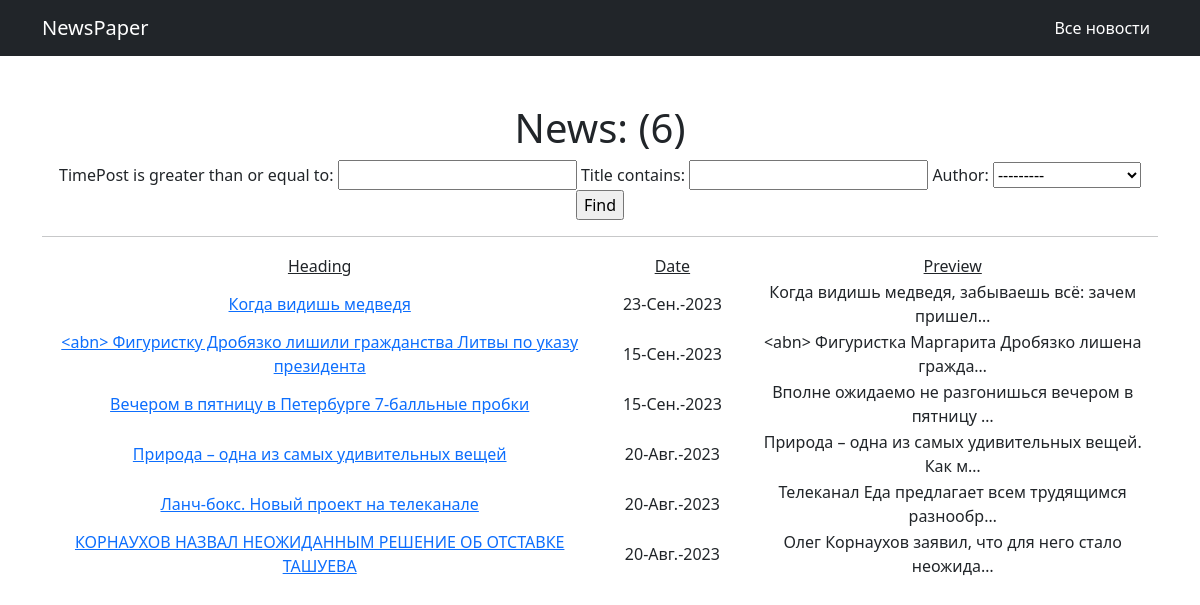
/news/search, run on the app's committed database.
### news/models.py (models this page shows, shortened)
class Post(models.Model):
    NEWS = 'NW'
    ARTICLE = 'AR'
    TYPE_CHOICES = (
        (NEWS, 'Новость'),
        (ARTICLE, 'Статья')
    )
    type = models.CharField(max_length = 2, choices = TYPE_CHOICES, default = NEWS)
    timePost = models.DateTimeField(auto_now_add=True)
    title = models.CharField(max_length = 255)
    textPost = models.TextField()
    ratingPost = models.IntegerField(default=0)
    author = models.ForeignKey(Author, on_delete=models.CASCADE)
    category = models.ManyToManyField(Category, through='PostCategory')

### news/views.py (the view, shortened to what this page needs)
# urls.py: path('search', SearchList.as_view(), name='search'),
class SearchList(ListView):
    model = Post
    template_name = 'search.html'
    context_object_name = 'news'
    queryset = Post.objects.order_by('-id')
    form_class = PostForm
    def get_context_data(self, **kwargs):
        context = super().get_context_data(**kwargs)
        context['filter'] = NewsFilter(self.request.GET, queryset=self.get_queryset())
        context['form'] = PostForm()
        return context

### news/forms.py
class PostForm(ModelForm):
    class Meta:
        model = Post
        fields = ['author', 'type', 'category', 'title', 'textPost']

### news/templatetags/custom_filters.py (called while the page is built)
@register.filter(name='censor')
def censor(text):
    forbidden_vocabulary = ['nba']
    for i in forbidden_vocabulary:
        text = text.replace(i, '<abn>')
        text = text.replace(i.upper(), '<abn>')
    return text

### templates/search.html (shortened to what this page needs)
{% extends 'default.html' %}
{% load custom_filters %}
{% block content %}
<h1>News: ({{ news|length }})</h1>
<form method="get">
    {{ filter.form }}
    <input type="submit" value="Find">
</form>
<hr>
{% if news %}
<table>
    <tr>
        <td><u>Heading</u></td>
        <td width="150"><u>Date</u></td>
        <td><u>Preview</u></td>
    </tr>
    {% for new_s in filter.qs %}
    <tr>
        <td>
            <a href="{% url 'new_s' new_s.id %}">{{ new_s.title|censor }}</a>
        </td>
        <td>{{ new_s.timePost|date:'d-N-Y' }}</td>
        <td>{{  new_s.textPost|censor|truncatechars:50 }}</td>
    </tr>
    {% endfor %}
</table>
{% else %}
<h2>No news!</h2>
{% endif %}
{% endblock content %}

### data on the page
Post: title|censor "Когда видишь медведя", timePost "23-Сен.-2023", textPost|censor "Когда видишь медведя, забываешь всё: зачем пришел…"
Post: title|censor "<abn> Фигуристку Дробязко лишили гражданства Литвы по указу президента", timePost "15-Сен.-2023", textPost|censor "<abn> Фигуристка Маргарита Дробязко лишена гражда…"
Post: title|censor "Вечером в пятницу в Петербурге 7-балльные пробки", timePost "15-Сен.-2023", textPost|censor "Вполне ожидаемо не разгонишься вечером в пятницу …"
Post: title|censor "Природа – одна из самых удивительных вещей", timePost "20-Авг.-2023", textPost|censor "Природа – одна из самых удивительных вещей. Как м…"
Post: title|censor "Ланч-бокс. Новый проект на телеканале", timePost "20-Авг.-2023", textPost|censor "Телеканал Еда предлагает всем трудящимся разнообр…"
Post: title|censor "КОРНАУХОВ НАЗВАЛ НЕОЖИДАННЫМ РЕШЕНИЕ ОБ ОТСТАВКЕ ТАШУЕВА", timePost "20-Авг.-2023", textPost|censor "Олег Корнаухов заявил, что для него стало неожида…"

### other printed values
{{ news|length }} "6"
